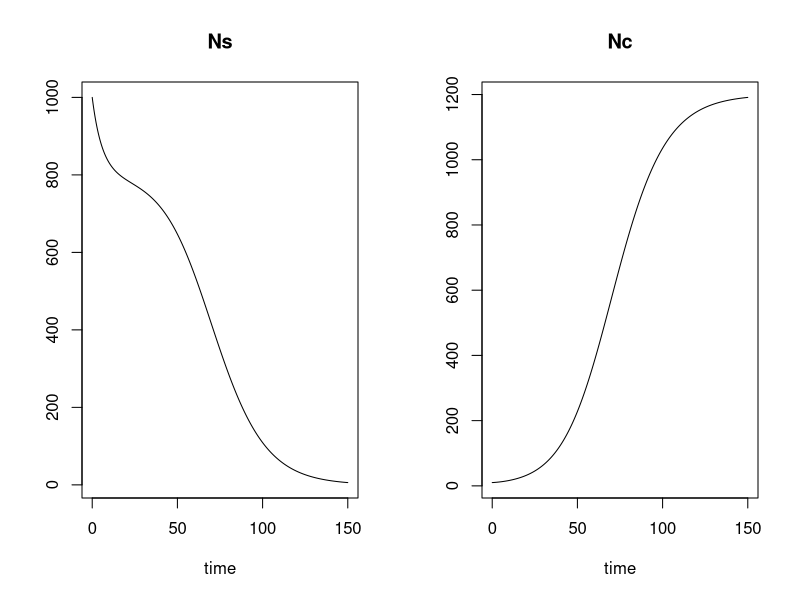
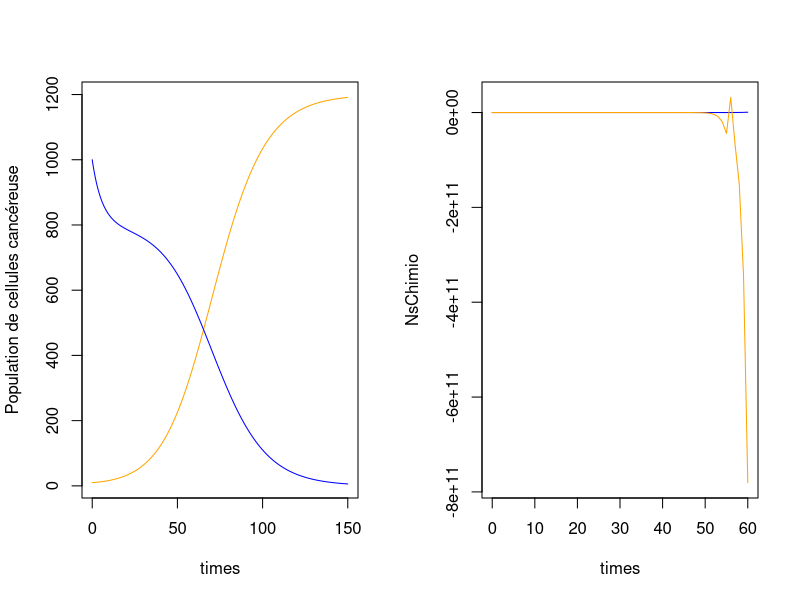
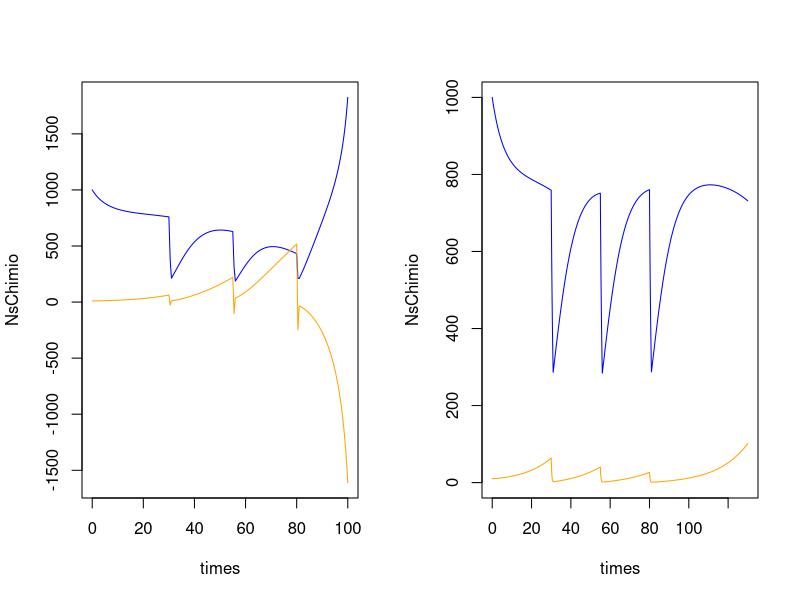
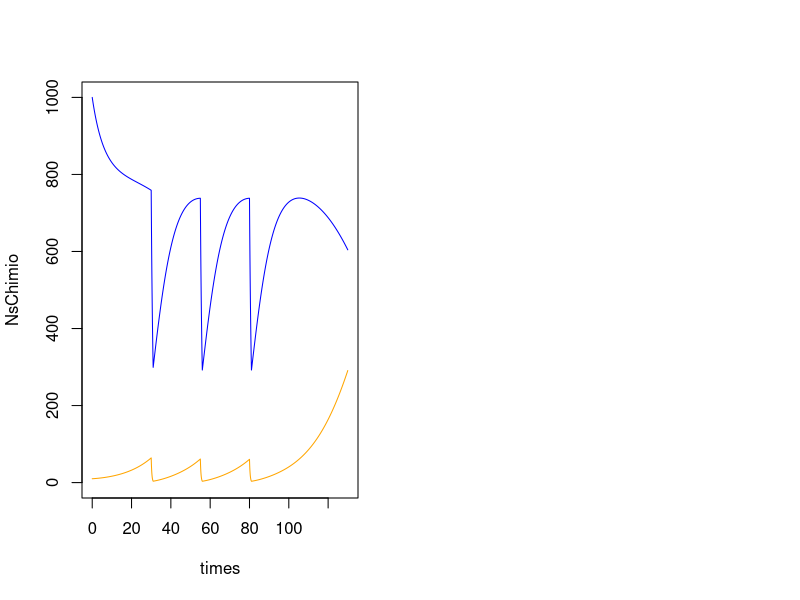
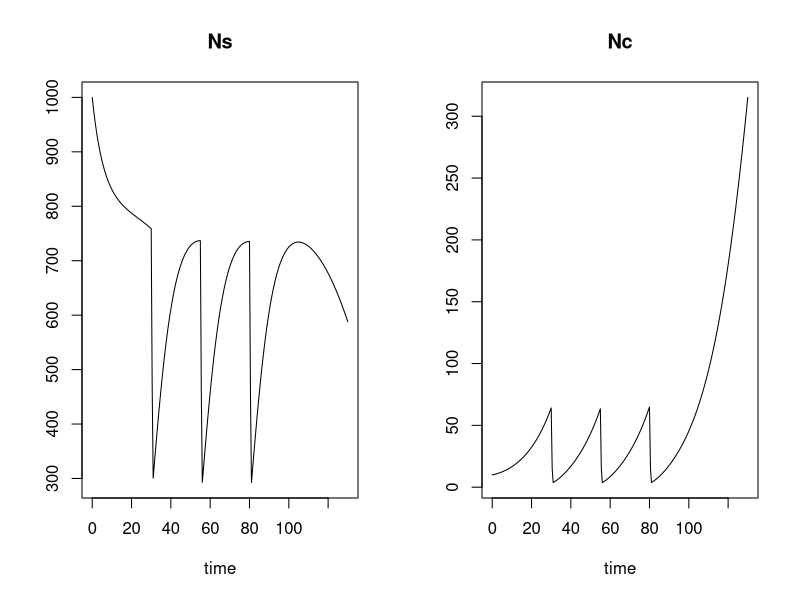
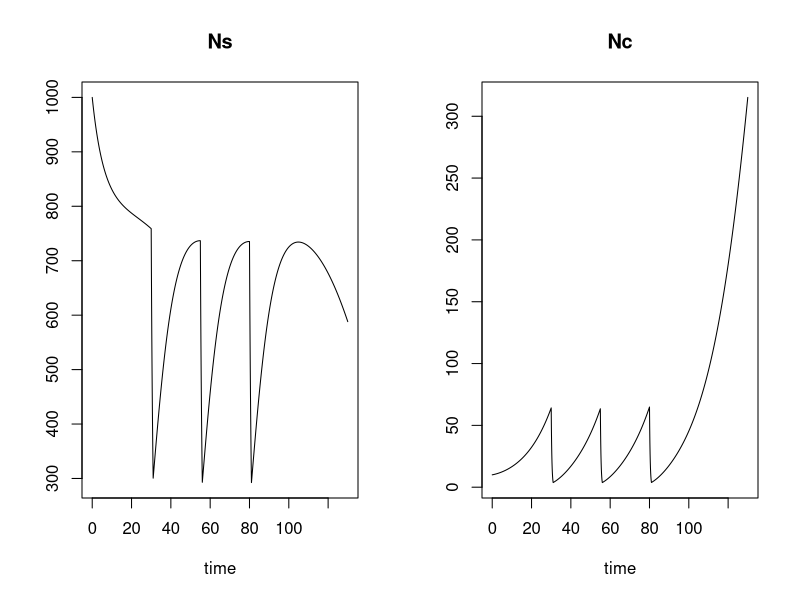
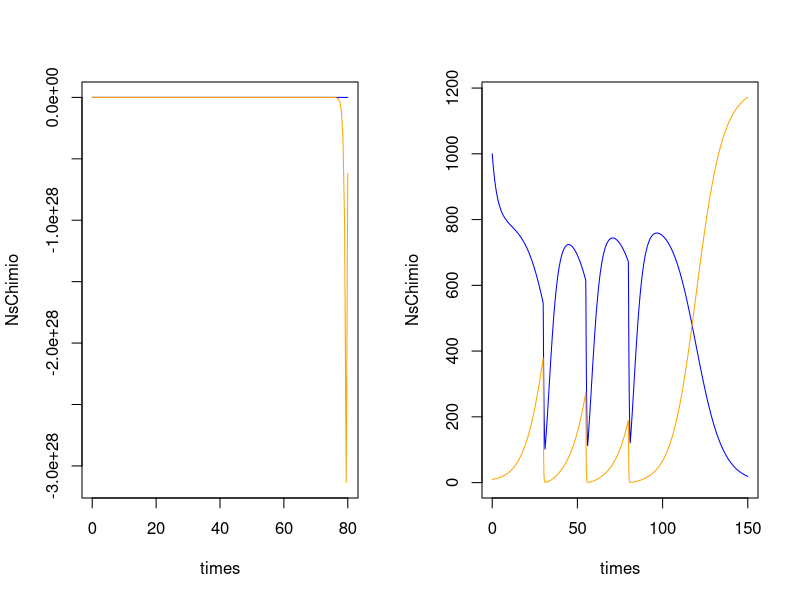
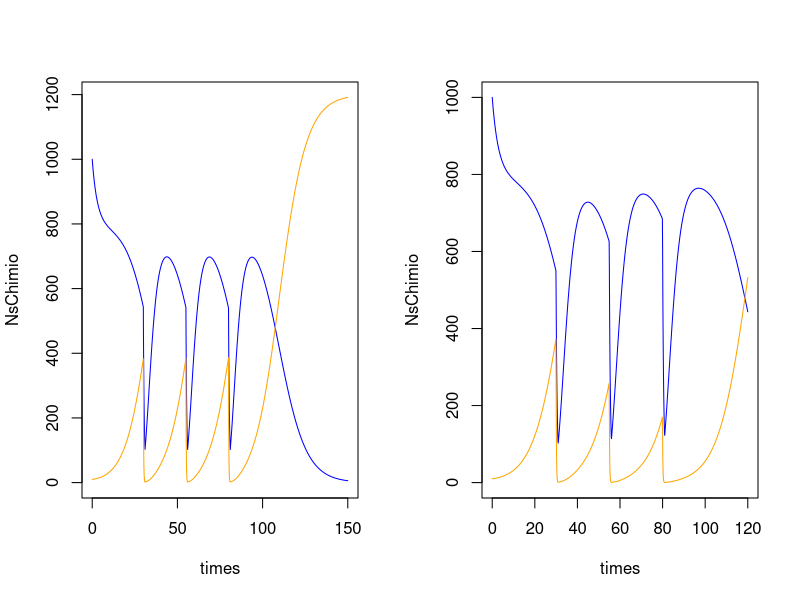

Here is the R script that generated these plots, in order:
#' ---
#' title: "MACS205 :TD Équations différentielles"
#' output: html_document
#' author: Régis Gourdel
#' ---

library(deSolve)

#' **Question 1**
#' 
#' *a/*
N = function(N0,b,t) { N0 * exp(b*t) }

#' *b/*
N(1, 0.2, 1000)

#' **Question 4**
#' 
#' On définit les paramètres pour toute la suite du problème :
#' 
parms = c(rs = 0.15,
         Ms = 800,
         ds = 1,
         rc = 0.18,
         Mc = 1200,
         dc = 3)

Nini  = c(Ns = 1000, Nc = 10)

#' Ainsi que la fonction qui donne la dérivée:

gompertz_competition = function(t,N,params){
    with(as.list(c(N,parms)), {
        dNs = rs * N[1] * log(Ms / max(1,N[1] + N[2]))
        dNc = rc * N[2] * log(Mc / max(1,N[1] + N[2]))
        return( list(c(dNs,dNc)) )
    })
}

#' et l'on fait appel à ``ode``:

times = seq(0, 150, length.out = 1000)
out = ode(Nini, times, gompertz_competition, pars)
plot(out)


#' **Question 5**
#' 
#' On réalise la fonction ``euler`` pour résoudre le système différentiel :
euler = function(yini, times, func, pars) {
  n = length(times)
  y1 = c(yini[1])
  y2 = c(yini[2])
  for (i in 2:n) {
    d  = unlist( func(times[i-1], c(y1[i-1], y2[i-1]), pars) )
    dt = times[i] - times[i-1]
    y1 = c(y1, y1[i-1] + dt*d[1])
    y2 = c(y2, y2[i-1] + dt*d[2])
  }
  return( rbind(y1,y2) )
}

#' On teste la fonction avec ``gompertz_competition`` :
outEuler = euler(c(1000,10), times, gompertz_competition, pars)
NsEuler = outEuler[1,]
NcEuler = outEuler[2,]

plot(times, NcEuler, type = 'l', col = "orange", ylab = "Population de cellules cancéreuse")
lines(times, NsEuler, type = 'l', col = "blue", ylab = "Population de cellules saines")

#' **Question 6**
#' 
#' Avec les paramètres donnés on constate que la population de cellules saines tend à disparaître alors que le nombre de cellules cancéreuses grandit jusqu'à une certaine limite.
#'
#'
#' **Question 7**
#' 

injection = function(t) {
    if ((t >= 30 && t < 31) || (t >= 55 && t < 56) || (t >= 80 && t < 81))
        return(1)
    else
        return(0)
}

gompertz_chimiotherapie = function(t, N, params) {
    with(as.list(c(N,parms)), {
        dNs = rs * N[1] * log(Ms / max(1,N[1] + N[2])) - ds * N[1] * injection(t)
        dNc = rc * N[2] * log(Mc / max(1,N[1] + N[2])) - dc * N[2] * injection(t)
        return( list(c(dNs,dNc)) )
    })
}

#' On crée une fonction pour automatiser le tracer des courbes :
plotChimio = function(func,times) {
    outChimio = func(Nini, times, gompertz_chimiotherapie, pars)
    NsChimio = outChimio[1,]
    NcChimio = outChimio[2,]
    c_range = range(0, NsChimio, NcChimio)
    plot(times, NsChimio, type = 'l', col = "blue", ylim = c_range)
    lines(times, NcChimio, type = 'l', col = "orange")
}

#' On teste alors la modélisation de la chimio en affinant le pas:
#' 
#' La première, avec un pas de 1 dévie fortement vers $-\infty$ pour les cellules cancéreuses :
plotChimio(euler, seq(0, 60, by = 1))

#' La seconde, avec un pas de 0.5 donne un résultat qui n'est pas correct, et dévie également ensuite :
plotChimio(euler, seq(0, 100, by = 0.5))

#' Les deux suivantes fournissent un tracé plus cohérent :

plotChimio(euler, seq(0, 130, by = 0.1))
plotChimio(euler, seq(0, 130, by = 0.01))

#' Un pas de 0.001 est trop petit pour être exécuté dans un temps raisonnable donc nous nous contentons de ceux plus grands.
#' 
#' 
#' On reproduit maintenant cela avec la fonction ``ode`` :
outR2 = ode(Nini, times = seq(0, 130, by = 0.5), gompertz_chimiotherapie, pars)
plot(outR2)

outR3 = ode(Nini, times = seq(0, 130, by = 0.1), gompertz_chimiotherapie, pars)
plot(outR3)

#' On constate que les résultats sont similaires.
#' 
#' 

#' **Question 8**
#' 
#' On code une fonction pour appliquer la méthode de Runge-Kutta avec $q = 4$ :
RK4 = function(yini, times, func, pars) {
    n = length(times)
    y1 = c(yini[1])
    y2 = c(yini[2])
    a2 = 1/2; a3 = 1/2; a4 = 1
    b1 = 1/6; b2 = 2/6; b3 = 3/6; b4 = 4/4
    for (i in 2:n) {
        y = c(y1[i-1], y2[i-1])
        h   = times[i] - times[i-1]
        k1  = unlist( func(times[i-1], y, pars) )
        k2  = unlist( func(times[i-1] + a2*h , y + a2*k1*h, pars) )
        k3  = unlist( func(times[i-1] + a3*h , y + a3*k2*h, pars) )
        k4  = unlist( func(times[i-1] + a4*h , y + a4*k3*h, pars) )
        phi = b1*k1 + b2*k2 + b3*k3 + b4*k4
        y1  = c(y1, y1[i-1] + h * phi[1])
        y2  = c(y2, y2[i-1] + h * phi[2])
    }
    return( rbind(y1,y2) )
}

#' et l'on teste notre fonction pour les pas 0.5, 0.1 et 0.01.
#' 
#' Le premier n'est pas probant, et dévie rapidement vers $-\infty$ pour les cellules cancéreuses sur un intervalle plus grand :
plotChimio(RK4, seq(0, 80, by = 0.5))

#' Les deux suivants fournissent une solution assez bonne :
plotChimio(RK4, seq(0, 150, by = 0.1))
plotChimio(RK4, seq(0, 150, by = 0.01))
#' On est proche ici des résultats précédents. Mais pour un même pas on constate que le résultat avec ``RK4`` semble meilleur que celui avec ``euler``.
#' 
#' 

#' **Question 9**
#' 
#' On constate que c'est au moment des injections que se produisent les changements les plus rapides.
#' On peut donc définir un maillage temporel plus serré sur ces moments ci.
#' 
#' 
#' Le pas de base adopté est 0.5, qui ne fonctionne pas normalement, et l'on divise ce pas par 5 autour des moments d'injection.
pas = 0.5
t1  = seq(0, 29, by = pas)
t2  = seq(29 + pas, 32, by = pas/5)
t3  = seq(32 + pas, 54, by = pas)
t4  = seq(54 + pas, 57, by = pas/5)
t5  = seq(57 + pas, 79, by = pas)
t6  = seq(79 + pas, 82, by = pas/5)
t7  = seq(82 + pas, 120, by = pas)
times = c(t1,t2,t3,t4,t5,t6,t7)

plotChimio(RK4, times)

#' On constate donc que l'on trouve un résultat proche de celui que nous avions pour un pas de 0.1, alors que le nombre de points a été ici nettement réduit, et le maillage temporel n'est affiné qu'en quelques endroits.
